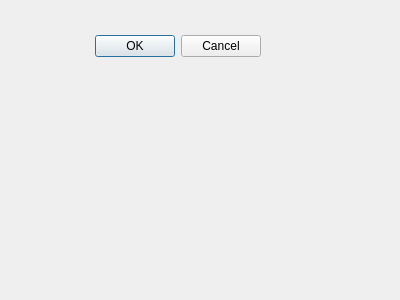
<?xml version="1.0" encoding="UTF-8"?>
<ui version="4.0">
 <class>Dialog</class>
 <widget class="QDialog" name="Dialog">
  <property name="geometry">
   <rect>
    <x>0</x>
    <y>0</y>
    <width>400</width>
    <height>300</height>
   </rect>
  </property>
  <property name="windowTitle">
   <string>Dialog</string>
  </property>
  <widget class="QDialogButtonBox" name="buttonBox">
   <property name="geometry">
    <rect>
     <x>70</x>
     <y>30</y>
     <width>191</width>
     <height>32</height>
    </rect>
   </property>
   <property name="orientation">
    <enum>Qt::Horizontal</enum>
   </property>
   <property name="standardButtons">
    <set>QDialogButtonBox::Cancel|QDialogButtonBox::Ok</set>
   </property>
  </widget>
 </widget>
 <resources/>
 <connections>
  <connection>
   <sender>buttonBox</sender>
   <signal>accepted()</signal>
   <receiver>Dialog</receiver>
   <slot>accept()</slot>
   <hints>
    <hint type="sourcelabel">
     <x>248</x>
     <y>254</y>
    </hint>
    <hint type="destinationlabel">
     <x>157</x>
     <y>274</y>
    </hint>
   </hints>
  </connection>
  <connection>
   <sender>buttonBox</sender>
   <signal>rejected()</signal>
   <receiver>Dialog</receiver>
   <slot>reject()</slot>
   <hints>
    <hint type="sourcelabel">
     <x>316</x>
     <y>260</y>
    </hint>
    <hint type="destinationlabel">
     <x>286</x>
     <y>274</y>
    </hint>
   </hints>
  </connection>
 </connections>
</ui>
